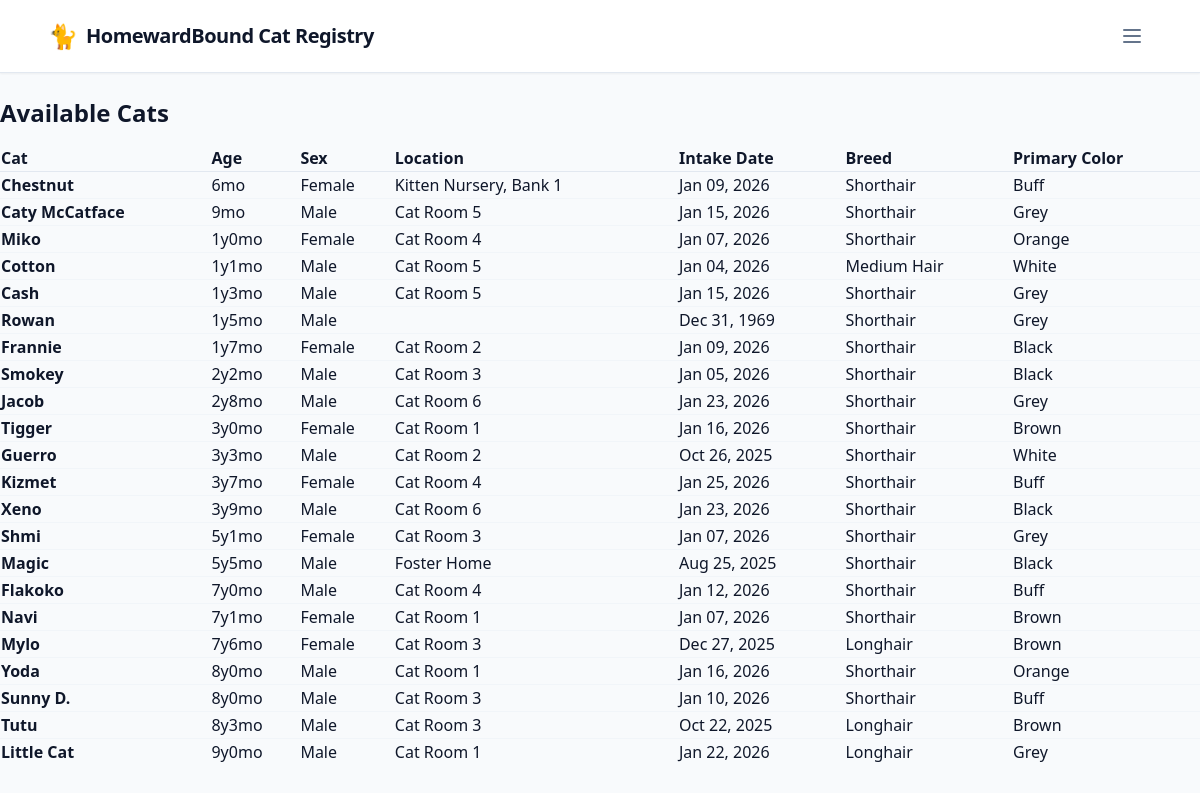
The app's page /report/, older data.
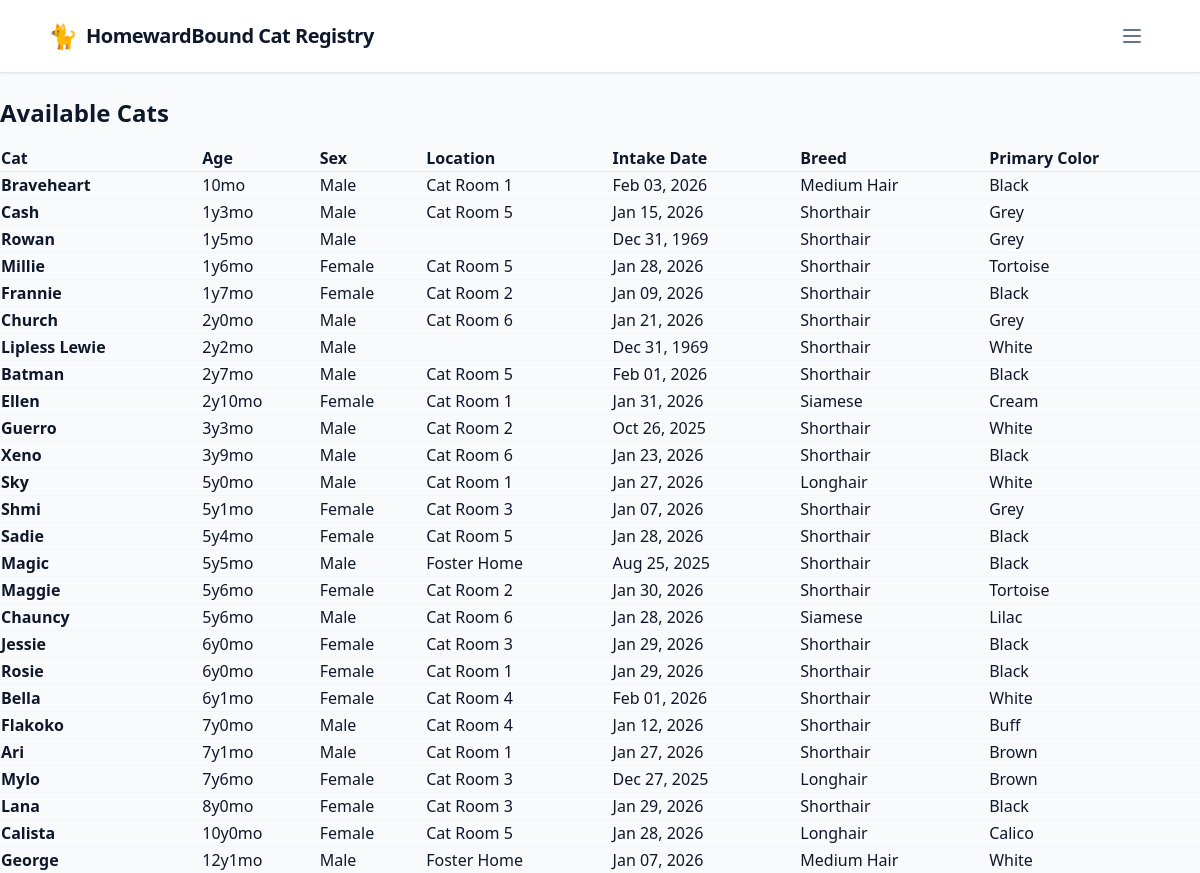
The same page, newer data.
### cats/models.py (models this page shows)
class Cat(models.Model):
    image_cy = models.CharField(max_length=20, primary_key=True)
    name = models.CharField(max_length=100)
    sex = models.CharField(max_length=10, default="Unknown")
    birthday = models.DateField(null=True, blank=True, default=timezone.now)
    breed = models.CharField(max_length=25, default="Unknown")
    primary_color = models.CharField(max_length=25, default="Unknown")
    intake_date = models.DateField(null=True, blank=True, default=timezone.now)
    location = models.CharField(max_length=25, default="Unknown")
    image_url = models.URLField()
    image = models.ImageField(upload_to='cats/', null=True, blank=True)
    first_seen = models.DateTimeField()
    last_seen = models.DateTimeField()
    last_updated = models.DateTimeField(auto_now=True)
    status = models.CharField(
        max_length=20,
        choices=CatStatus.choices,
        default=CatStatus.AVAILABLE,
    )
    objects = ItemQuerySet.as_manager()
    @property
    def age(self):
        if not self.birthday:
            return "Unknown"
        today = timezone.now().date()
        diff = today - cast(date, self.birthday)
        years = diff.days // 365
        months = (diff.days % 365) // 30
        if years < 1:
            return f"{months}mo"
        return f"{years}y{months}mo"
    @property
    def clean_breed(self):
        substring_to_remove = "Domestic "
        if self.breed:
            return self.breed.replace(substring_to_remove, "").strip()
        return self.breed

### cats/views.py (the view)
# urls.py: path("report/", views.report_view, name="report"),
def report_view(request):
    cats = Cat.objects.filter(
        Q(status=CatStatus.AVAILABLE) |
        Q(status=CatStatus.NEW)
        ).order_by("-birthday", "name")
    context = {
        "cats": cats,
    }
    return render(request, "cats/report.html", context)

### cats/templates/cats/report.html (shortened to what this page needs)
{% extends 'cats/base.html' %} {% load static %}
{% block content %}
<h1 class="text-2xl font-bold mb-4">Available Cats</h1>
<table class="w-full text-left border-collapse" id="report-table" media="all">
    <thead class="bg-slate-50 border-b border-slate-200">
        <tr>
            <th class="column-header">
                <a> Cat </a>
            </th>
            <th class="column-header">
                <a> Age </a>
            </th>
            <th class="column-header">
                <a> Sex </a>
            </th>
            <th class="column-header">
                <a> Location </a>
            </th>
            <th class="column-header">
                <a> Intake Date </a>
            </th>
            <th class="column-header">
                <a> Breed </a>
            </th>
            <th class="column-header">
                <a> Primary Color </a>
            </th>
        </tr>
    </thead>
    <tbody id="report-body" class="divide-y divide-slate-100">
        {% for cat in cats %}
        <tr>
            <td class="font-bold">
                {{ cat.name }}
            </td>
            <td>{{ cat.age }}</td>
            <td>{{ cat.sex }}</td>
            <td>
                {{ cat.location }}
            </td>
            <td>
                {{ cat.intake_date|date:"M d, Y" }}
            </td>
            <td >{{ cat.clean_breed }}</td>
            <td >{{ cat.primary_color }}</td>
        </tr>
        {% empty %}
        <tr>
            <td colspan="11" class="p-8 text-center text-slate-400">
                No cats found in this category.
            </td>
        </tr>
        {% endfor %}
    </tbody>
</table>
{% endblock %}

Row changes from the older to the newer data that the page shows:
no longer on this page (row edited): Cat: name "Chestnut", age "6mo", sex "Female", location "Kitten Nursery, Bank 1", intake_date "Jan 09, 2026", clean_breed "Shorthair", primary_color "Buff"
no longer on this page (row edited): Cat: name "Caty McCatface", age "9mo", sex "Male", location "Cat Room 5", intake_date "Jan 15, 2026", clean_breed "Shorthair", primary_color "Grey"
no longer on this page (row edited): Cat: name "Miko", age "1y0mo", sex "Female", location "Cat Room 4", intake_date "Jan 07, 2026", clean_breed "Shorthair", primary_color "Orange"
no longer on this page (row edited): Cat: name "Cotton", age "1y1mo", sex "Male", location "Cat Room 5", intake_date "Jan 04, 2026", clean_breed "Medium Hair", primary_color "White"
no longer on this page (row edited): Cat: name "Smokey", age "2y2mo", sex "Male", location "Cat Room 3", intake_date "Jan 05, 2026", clean_breed "Shorthair", primary_color "Black"
no longer on this page (row edited): Cat: name "Jacob", age "2y8mo", sex "Male", location "Cat Room 6", intake_date "Jan 23, 2026", clean_breed "Shorthair", primary_color "Grey"
no longer on this page (row edited): Cat: name "Tigger", age "3y0mo", sex "Female", location "Cat Room 1", intake_date "Jan 16, 2026", clean_breed "Shorthair", primary_color "Brown"
no longer on this page (row edited): Cat: name "Kizmet", age "3y7mo", sex "Female", location "Cat Room 4", intake_date "Jan 25, 2026", clean_breed "Shorthair", primary_color "Buff"
no longer on this page (row edited): Cat: name "Navi", age "7y1mo", sex "Female", location "Cat Room 1", intake_date "Jan 07, 2026", clean_breed "Shorthair", primary_color "Brown"
no longer on this page (row edited): Cat: name "Yoda", age "8y0mo", sex "Male", location "Cat Room 1", intake_date "Jan 16, 2026", clean_breed "Shorthair", primary_color "Orange"
no longer on this page (row edited): Cat: name "Sunny D.", age "8y0mo", sex "Male", location "Cat Room 3", intake_date "Jan 10, 2026", clean_breed "Shorthair", primary_color "Buff"
no longer on this page (row edited): Cat: name "Tutu", age "8y3mo", sex "Male", location "Cat Room 3", intake_date "Oct 22, 2025", clean_breed "Longhair", primary_color "Brown"
no longer on this page (row edited): Cat: name "Little Cat", age "9y0mo", sex "Male", location "Cat Room 1", intake_date "Jan 22, 2026", clean_breed "Longhair", primary_color "Grey"
added Cat: name "Braveheart", age "10mo", sex "Male", location "Cat Room 1", intake_date "Feb 03, 2026", clean_breed "Medium Hair", primary_color "Black"
added Cat: name "Millie", age "1y6mo", sex "Female", location "Cat Room 5", intake_date "Jan 28, 2026", clean_breed "Shorthair", primary_color "Tortoise"
added Cat: name "Church", age "2y0mo", sex "Male", location "Cat Room 6", intake_date "Jan 21, 2026", clean_breed "Shorthair", primary_color "Grey"
now on this page (row edited): Cat: name "Lipless Lewie", age "2y2mo", sex "Male", intake_date "Dec 31, 1969", clean_breed "Shorthair", primary_color "White"
added Cat: name "Batman", age "2y7mo", sex "Male", location "Cat Room 5", intake_date "Feb 01, 2026", clean_breed "Shorthair", primary_color "Black"
added Cat: name "Ellen", age "2y10mo", sex "Female", location "Cat Room 1", intake_date "Jan 31, 2026", clean_breed "Siamese", primary_color "Cream"
added Cat: name "Sky", age "5y0mo", sex "Male", location "Cat Room 1", intake_date "Jan 27, 2026", clean_breed "Longhair", primary_color "White"
added Cat: name "Sadie", age "5y4mo", sex "Female", location "Cat Room 5", intake_date "Jan 28, 2026", clean_breed "Shorthair", primary_color "Black"
added Cat: name "Maggie", age "5y6mo", sex "Female", location "Cat Room 2", intake_date "Jan 30, 2026", clean_breed "Shorthair", primary_color "Tortoise"
added Cat: name "Chauncy", age "5y6mo", sex "Male", location "Cat Room 6", intake_date "Jan 28, 2026", clean_breed "Siamese", primary_color "Lilac"
added Cat: name "Jessie", age "6y0mo", sex "Female", location "Cat Room 3", intake_date "Jan 29, 2026", clean_breed "Shorthair", primary_color "Black"
added Cat: name "Rosie", age "6y0mo", sex "Female", location "Cat Room 1", intake_date "Jan 29, 2026", clean_breed "Shorthair", primary_color "Black"
added Cat: name "Bella", age "6y1mo", sex "Female", location "Cat Room 4", intake_date "Feb 01, 2026", clean_breed "Shorthair", primary_color "White"
added Cat: name "Ari", age "7y1mo", sex "Male", location "Cat Room 1", intake_date "Jan 27, 2026", clean_breed "Shorthair", primary_color "Brown"
added Cat: name "Lana", age "8y0mo", sex "Female", location "Cat Room 3", intake_date "Jan 29, 2026", clean_breed "Shorthair", primary_color "Black"
added Cat: name "Calista", age "10y0mo", sex "Female", location "Cat Room 5", intake_date "Jan 28, 2026", clean_breed "Longhair", primary_color "Calico"
added Cat: name "George", age "12y1mo", sex "Male", location "Foster Home", intake_date "Jan 07, 2026", clean_breed "Medium Hair", primary_color "White"
